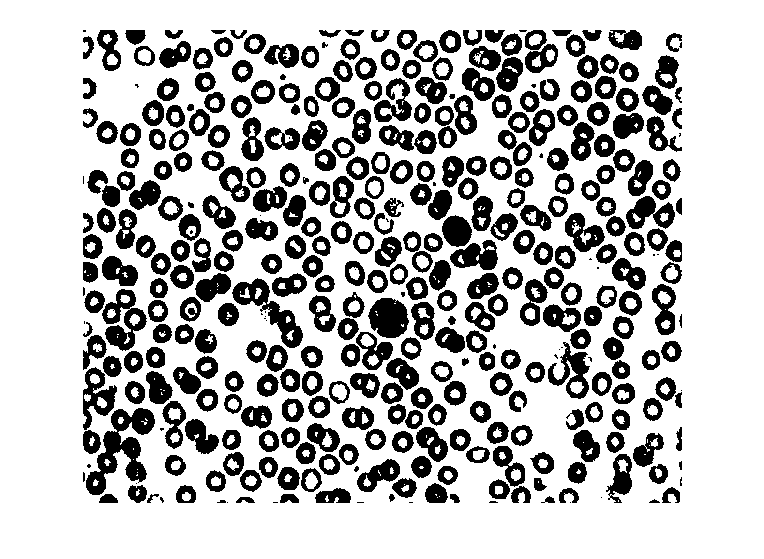
#> input picture assignment5/cells_binary.png, 764 x 559 px, found by its file name
$ jupyter execute --allow-errors 1.ipynb
#> lines starting #> are read from the running program, lines starting #| are printed output that depends on the picture; after the words box and inside, x2 and y2 are one past the last pixel; in counts of white or black regions, pixels touching at a corner belong together
[cell 1]
from google.colab import drive
drive.mount('/content/drive')

[cell 2]
import numpy as np
import matplotlib.pyplot as plt
from skimage.io import imread, imshow
import skimage.morphology as sm
from scipy.ndimage.morphology import binary_hit_or_miss

[cell 3]
cells_binary = imread('/content/drive/MyDrive/cells_binary.png', as_gray=True)
#> cells_binary: shape (559, 764) uint16; values 0 (black) and 65535 (white), 73.4% white; 395 black regions (49 under 20 px), largest, box (x1, y1, x2, y2) and area: (86, 408, 155, 495) 2460, (232, 278, 303, 348) 1487, (102, 289, 147, 351) 1333

SE = sm.disk(2)
opening = sm.binary_opening(cells_binary, SE)
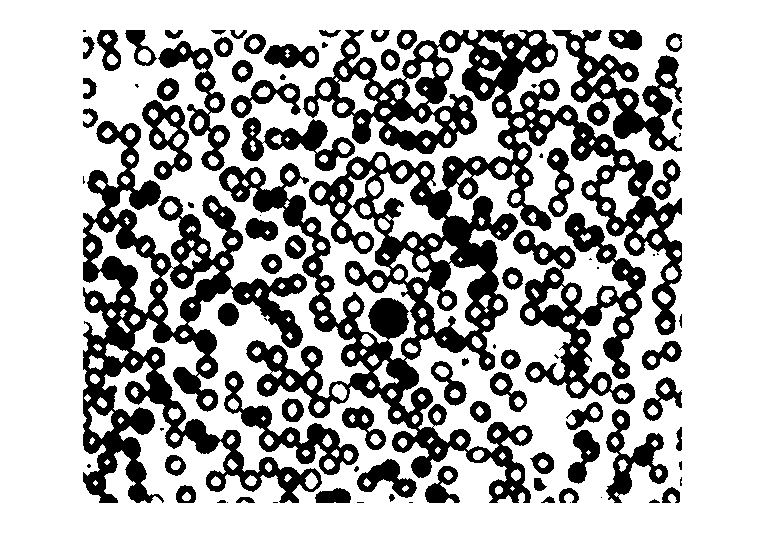
#> opening: shape (559, 764) bool; 70.9% white; 92 black regions (23 under 20 px), largest, box (x1, y1, x2, y2) and area: (219, 30, 682, 503) 52230, (83, 121, 322, 503) 27237, (513, 213, 646, 404) 9021
closing = sm.binary_closing(cells_binary, SE)
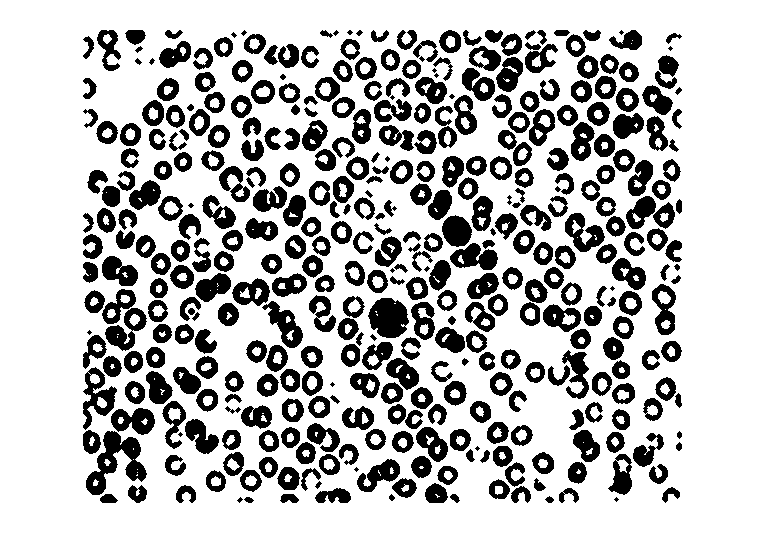
#> closing: shape (559, 764) bool; 74.8% white; 400 black regions (23 under 20 px), largest, box (x1, y1, x2, y2) and area: (86, 431, 147, 495) 1643, (368, 298, 409, 338) 1219, (83, 367, 117, 430) 911

fig, axs = plt.subplots(1, 3, figsize=(15,4))
axs[0].imshow(cells_binary, cmap='gray')
axs[0].set_title('Original image')
axs[0].axis('off')
axs[1].imshow(opening, cmap='gray')
axs[1].set_title('Opening')
axs[1].axis('off')
axs[2].imshow(closing, cmap='gray')
axs[2].set_title('Closing')
axs[2].axis('off')
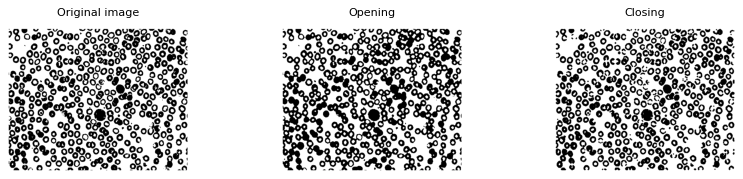
#> figure drawn by matplotlib, 3 panels

#> (a cell that did not finish here is left out)

#> (a cell that did not finish here is left out)

#> (a cell that did not finish here is left out)

#> (a cell that did not finish here is left out)

[cell 8]
SE1 = np.array([[1],
               [1],
               ])
#> SE1 = [1, 1]
SE2 = np.array([[1,1]])
SE3 = np.array([[0,1,0],
                [1,1,1],
                [0,1,0]])
#> (the rest of this cell did not finish here and is left out)

$ run again, with assignment5/2.1.png copied over assignment5/cells_binary.png
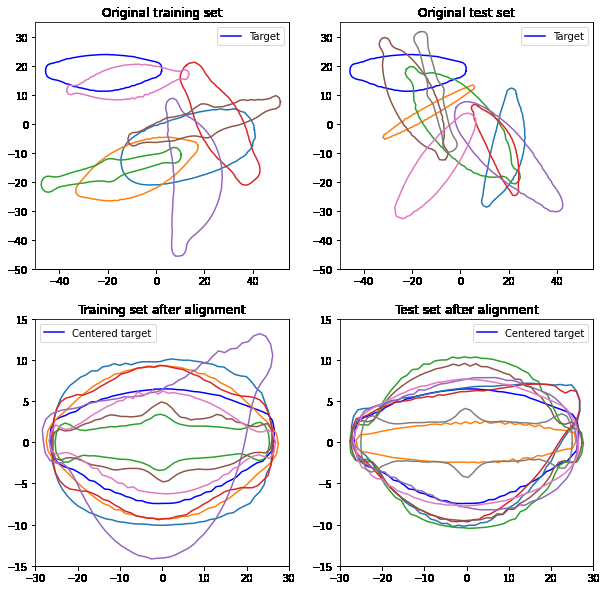
#> input picture assignment5/2.1.png, 606 x 590 px, found by its file name
#> `opening = sm.binary_opening(cells_binary, SE)`:
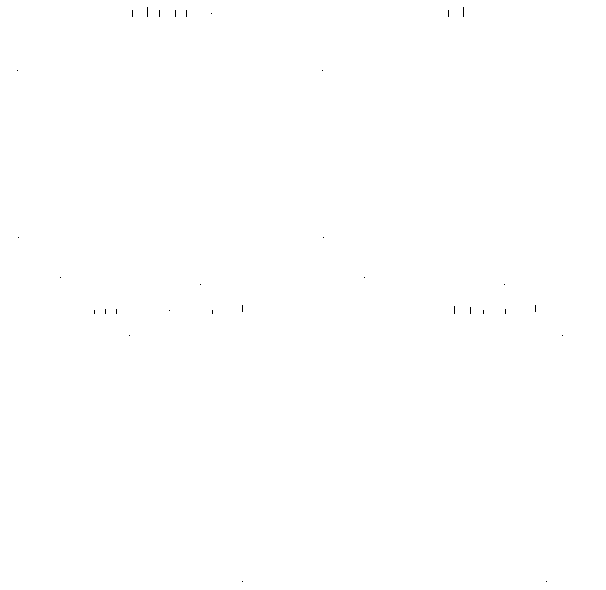
#> opening: shape (590, 606) bool; 100% white; black in thin lines or dots, all inside (x1, y1, x2, y2) = (17, 7, 563, 582)
#> closing: shape (590, 606) bool; every value is 1
#> `[cell 3] cells_binary = imread('/content/drive/MyDrive/cells_binary.pn..`:
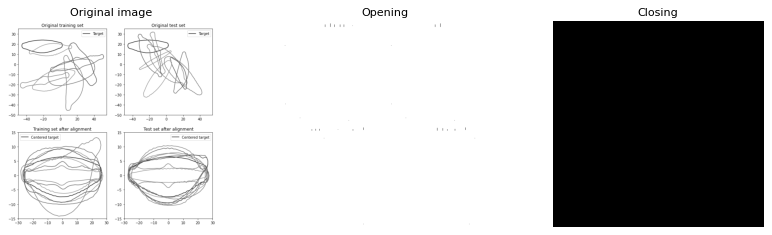
#> figure drawn by matplotlib, 3 panels
#> SE1 = [1, 1]

$ run again, with assignment5/3.4.png copied over assignment5/cells_binary.png
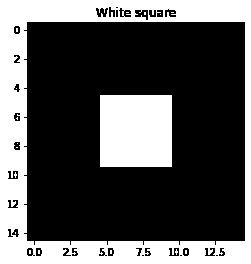
#> input picture assignment5/3.4.png, 251 x 264 px, found by its file name
#> `opening = sm.binary_opening(cells_binary, SE)`:
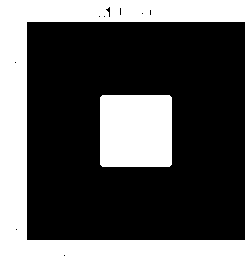
#> opening: shape (264, 251) bool; 36% white; 2 white regions, box (x1, y1, x2, y2) and area: (0, 0, 251, 264) 18705, (100, 95, 172, 167) 5172
#> closing: shape (264, 251) bool; 36.1% white; 2 white regions, box (x1, y1, x2, y2) and area: (0, 0, 251, 264) 18752, (100, 95, 172, 167) 5184
#> `[cell 3] cells_binary = imread('/content/drive/MyDrive/cells_binary.pn..`:
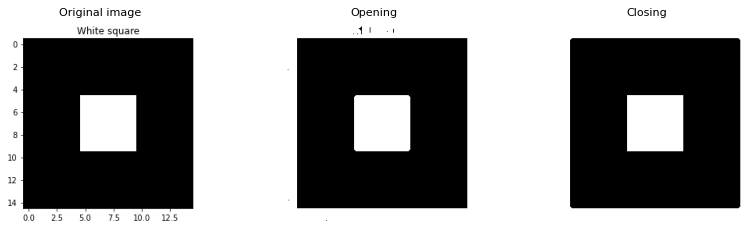
#> figure drawn by matplotlib, 3 panels
#> SE1 = [1, 1]
